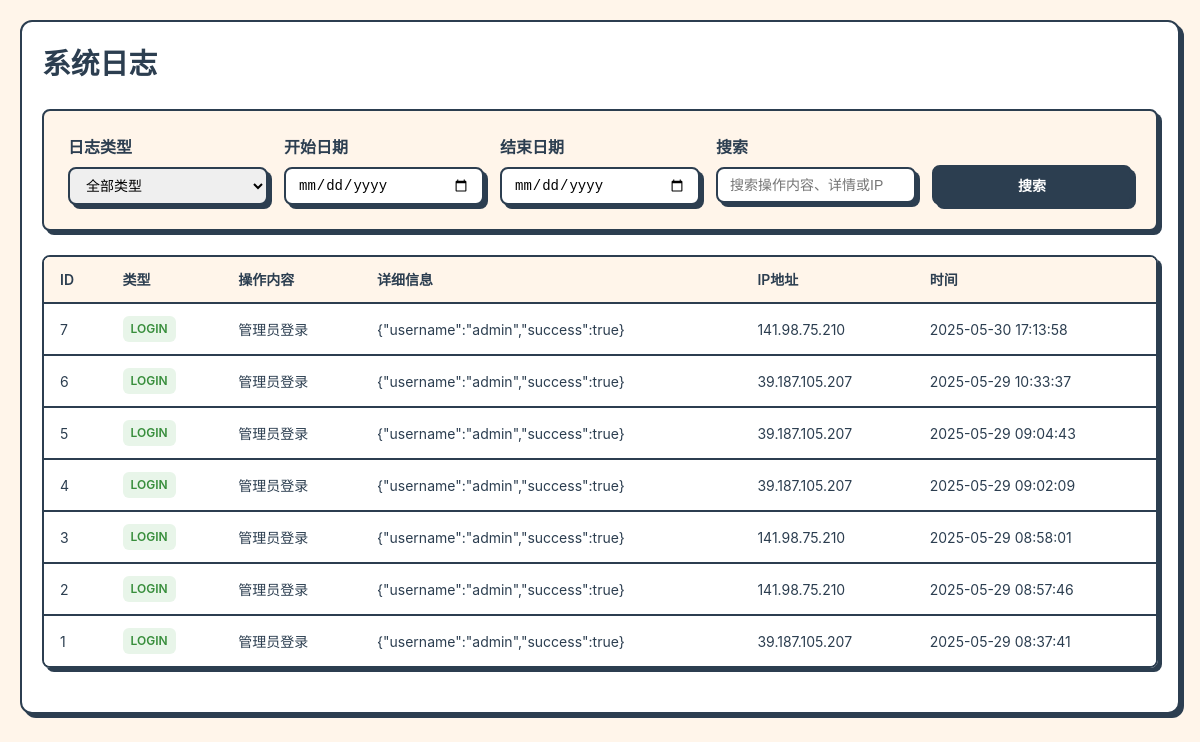
Screenshot of /admin/logs.php (signed in) with the database file from the repository.
### tables this page shows
CREATE TABLE `system_logs` (
  `id` int(11) NOT NULL,
  `type` varchar(50) NOT NULL COMMENT '日志类型',
  `action` varchar(255) NOT NULL COMMENT '操作内容',
  `details` text COMMENT '详细信息',
  `ip` varchar(50) DEFAULT NULL COMMENT '操作IP',
  `user_agent` varchar(255) DEFAULT NULL COMMENT '浏览器信息',
  `created_at` timestamp NOT NULL DEFAULT CURRENT_TIMESTAMP COMMENT '创建时间'
);

### admin/logs.php (the view, shortened to what this page needs)
<?php
require_once __DIR__ . '/../config/db.php';
$start_date = $_GET['start_date'] ?? '';
$end_date = $_GET['end_date'] ?? '';
$search = $_GET['search'] ?? '';
$page = max(1, intval($_GET['page'] ?? 1));
$per_page = 20;
$where = [];
$params = [];
$where_clause = $where ? 'WHERE ' . implode(' AND ', $where) : '';
$offset = ($page - 1) * $per_page;
$stmt = $pdo->prepare("SELECT * FROM system_logs $where_clause ORDER BY created_at DESC LIMIT ?, ?");
$params[] = $offset;
$params[] = $per_page;
$stmt->execute($params);
$logs = $stmt->fetchAll(PDO::FETCH_ASSOC);
?>
<!DOCTYPE html>
<html lang="zh-CN">
<head>
</head>
<body>
    <div class="container">
        <h1>系统日志</h1>
        <form method="get" class="filters">
            <div class="filter-group">
                <label>日志类型</label>
                <select name="type" class="form-control">
                    <option value="">全部类型</option>
                </select>
            </div>
            <div class="filter-group">
                <label>开始日期</label>
                <input type="date" name="start_date" value="<?= htmlspecialchars($start_date) ?>" class="form-control">
            </div>
            <div class="filter-group">
                <label>结束日期</label>
                <input type="date" name="end_date" value="<?= htmlspecialchars($end_date) ?>" class="form-control">
            </div>
            <div class="filter-group">
                <label>搜索</label>
                <input type="text" name="search" value="<?= htmlspecialchars($search) ?>" placeholder="搜索操作内容、详情或IP" class="form-control">
            </div>
            <div class="filter-group" style="justify-content: flex-end;">
                <button type="submit" class="btn btn-primary">
                    搜索
                </button>
            </div>
        </form>
        <div class="table-container">
            <table class="log-table">
                <thead>
                    <tr>
                        <th>ID</th>
                        <th>类型</th>
                        <th>操作内容</th>
                        <th>详细信息</th>
                        <th>IP地址</th>
                        <th>时间</th>
                    </tr>
                </thead>
                <tbody>
                    <?php if (empty($logs)): ?>
                        <tr>
                            <td colspan="6" style="text-align: center; padding: 2rem;">暂无日志记录</td>
                        </tr>
                    <?php else: ?>
                        <?php foreach ($logs as $log): ?>
                            <tr>
                                <td><?= $log['id'] ?></td>
                                <td>
                                    <span class="log-type log-type-<?= strtolower(htmlspecialchars($log['type'])) ?>">
                                        <?= htmlspecialchars($log['type']) ?>
                                    </span>
                                </td>
                                <td><?= htmlspecialchars($log['action']) ?></td>
                                <td><?= htmlspecialchars($log['details']) ?></td>
                                <td><?= htmlspecialchars($log['ip']) ?></td>
                                <td><?= date('Y-m-d H:i:s', strtotime($log['created_at'])) ?></td>
                            </tr>
                        <?php endforeach; ?>
                    <?php endif; ?>
                </tbody>
            </table>
        </div>
    </div>
</body>
</html>

### admin/logs.php (style rules this page uses)
:root { --primary-color: #2C3E50; --primary-dark: #1a2936; --success-color: #4ECDC4; --danger-color: #FF6B6B; --danger-dark: #ff3838; --secondary-color: #34495E; --light-color: #FFF5EA; --border-color: #2C3E50; --text-color: #2C3E50; --text-muted: #6c757d; }
* { box-sizing: border-box; margin: 0; padding: 0; }
body { font-family: -apple-system, BlinkMacSystemFont, 'Segoe UI', Roboto, 'Helvetica Neue', Arial, sans-serif; line-height: 1.5; color: var(--text-color); background-color: var(--light-color); padding: 20px; }
.container { max-width: 1200px; margin: 0 auto; padding: 20px; background: #fff; border: 2px solid var(--border-color); border-radius: 12px; box-shadow: 4px 4px 0 var(--border-color); }
h1 { margin-bottom: 1.5rem; color: var(--primary-color); font-size: 1.8rem; }
.filters { display: grid; grid-template-columns: repeat(auto-fit, minmax(200px, 1fr)); gap: 1rem; margin-bottom: 1.5rem; padding: 1.5rem; background: var(--light-color); border: 2px solid var(--border-color); border-radius: 8px; box-shadow: 4px 4px 0 var(--border-color); }
.filter-group { display: flex; flex-direction: column; gap: 0.5rem; }
.filter-group label { font-weight: 600; color: var(--text-color); }
.form-control { padding: 8px 12px; border: 2px solid var(--border-color); border-radius: 8px; font-size: 14px; transition: all 0.3s ease; box-shadow: 4px 4px 0 var(--border-color); }
.btn { display: inline-block; padding: 8px 16px; font-size: 14px; font-weight: 600; text-align: center; white-space: nowrap; vertical-align: middle; cursor: pointer; border: 2px solid var(--border-color); border-radius: 8px; transition: all 0.3s ease; background: var(--light-color); color: var(--text-color); box-shadow: 4px 4px 0 var(--border-color); }
.btn-primary { background-color: var(--primary-color); color: #fff; }
.table-container { margin: 1.5rem 0; border: 2px solid var(--border-color); border-radius: 8px; overflow: hidden; box-shadow: 4px 4px 0 var(--border-color); }
.log-table { width: 100%; border-collapse: collapse; background: #fff; }
.log-table th, .log-table td { padding: 12px 16px; border-bottom: 2px solid var(--border-color); font-size: 14px; }
.log-table th { background: var(--light-color); font-weight: 600; text-align: left; white-space: nowrap; }
.log-table tr:last-child td { border-bottom: none; }
.log-type { display: inline-block; padding: 4px 8px; border-radius: 6px; font-size: 12px; font-weight: 600; text-transform: uppercase; }
.log-type-login { background: #e8f5e9; color: #388e3c; }

### rows the page displays
system_logs: id "7", type "LOGIN", action "管理员登录", details "{\"username\":\"admin\",\"success\":true}", ip "141.98.75.210", created_at "2025-05-30 17:13:58"
system_logs: id "6", type "LOGIN", action "管理员登录", details "{\"username\":\"admin\",\"success\":true}", ip "39.187.105.207", created_at "2025-05-29 10:33:37"
system_logs: id "5", type "LOGIN", action "管理员登录", details "{\"username\":\"admin\",\"success\":true}", ip "39.187.105.207", created_at "2025-05-29 09:04:43"
system_logs: id "4", type "LOGIN", action "管理员登录", details "{\"username\":\"admin\",\"success\":true}", ip "39.187.105.207", created_at "2025-05-29 09:02:09"
system_logs: id "3", type "LOGIN", action "管理员登录", details "{\"username\":\"admin\",\"success\":true}", ip "141.98.75.210", created_at "2025-05-29 08:58:01"
system_logs: id "2", type "LOGIN", action "管理员登录", details "{\"username\":\"admin\",\"success\":true}", ip "141.98.75.210", created_at "2025-05-29 08:57:46"
system_logs: id "1", type "LOGIN", action "管理员登录", details "{\"username\":\"admin\",\"success\":true}", ip "39.187.105.207", created_at "2025-05-29 08:37:41"
